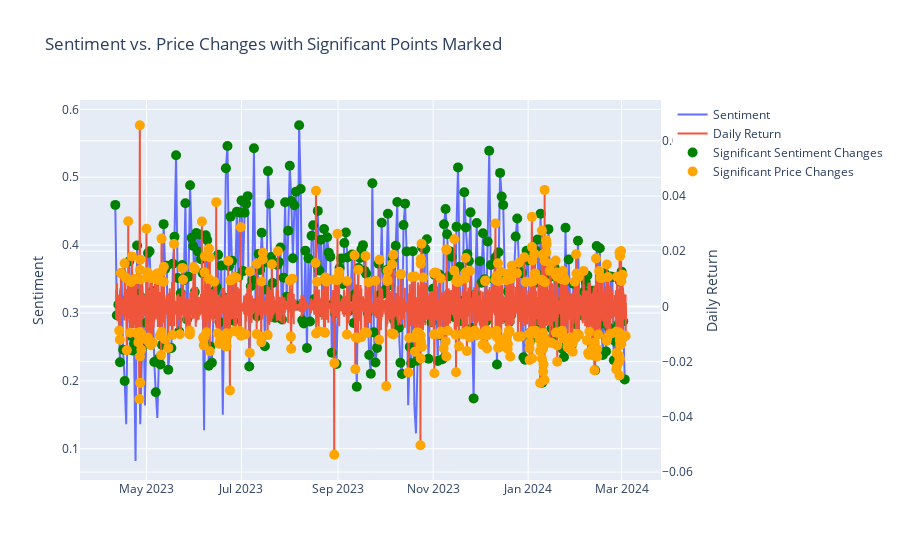

Notebook code cell kept with this figure:
### Code cell
# Create an interactive plot with markers for significant days
fig = go.Figure()

# Add the normal traces
fig.add_trace(go.Scatter(x=daily_sentiment['date'], y=daily_sentiment['compound'], mode='lines', name='Sentiment'))
fig.add_trace(go.Scatter(x=btc_df['Date_time'], y=btc_df['daily_return'], mode='lines', name='Daily Return', yaxis='y2'))

# Add points for significant variations
fig.add_trace(go.Scatter(x=significant_sentiments['date'], y=significant_sentiments['compound'], mode='markers', name='Significant Sentiment Changes', marker=dict(color='green', size=10)))
fig.add_trace(go.Scatter(x=significant_returns['Date_time'], y=significant_returns['daily_return'], mode='markers', name='Significant Price Changes', marker=dict(color='orange', size=10), yaxis='y2'))

# Update the layout
fig.update_layout(title='Sentiment vs. Price Changes with Significant Points Marked', yaxis=dict(title='Sentiment'), yaxis2=dict(title='Daily Return', overlaying='y', side='right'))
fig.show()

### Figure 1 — Plotly figure (JSON) as saved in the notebook; plotly's stock layout.template omitted (floating-point values rounded to 4 significant figures; data arrays with more than 128 entries replaced by an {"elided": "..."} marker saying what was removed)
{"data": [{"mode": "lines", "name": "Sentiment", "type": "scatter", "x": {"elided": "328 str values"}, "y": {"elided": "328 float values"}}, {"mode": "lines", "name": "Daily Return", "type": "scatter", "x": {"elided": "7835 str values"}, "y": {"elided": "7835 float values"}, "yaxis": "y2"}, {"marker": {"color": "green", "size": 10}, "mode": "markers", "name": "Significant Sentiment Changes", "type": "scatter", "x": {"elided": "318 str values"}, "y": {"elided": "318 float values"}}, {"marker": {"color": "orange", "size": 10}, "mode": "markers", "name": "Significant Price Changes", "type": "scatter", "x": {"elided": "378 str values"}, "y": {"elided": "378 float values"}, "yaxis": "y2"}], "layout": {"autosize": true, "title": {"text": "Sentiment vs. Price Changes with Significant Points Marked"}, "xaxis": {"autorange": true, "range": ["2023-03-19 13:02:43.9424", "2024-03-26 01:57:16.0576"], "type": "date"}, "yaxis": {"autorange": true, "range": [0.05342, 0.6251], "title": {"text": "Sentiment"}, "type": "linear"}, "yaxis2": {"autorange": true, "overlaying": "y", "range": [-0.06591, 0.07782], "side": "right", "title": {"text": "Daily Return"}, "type": "linear"}}}
